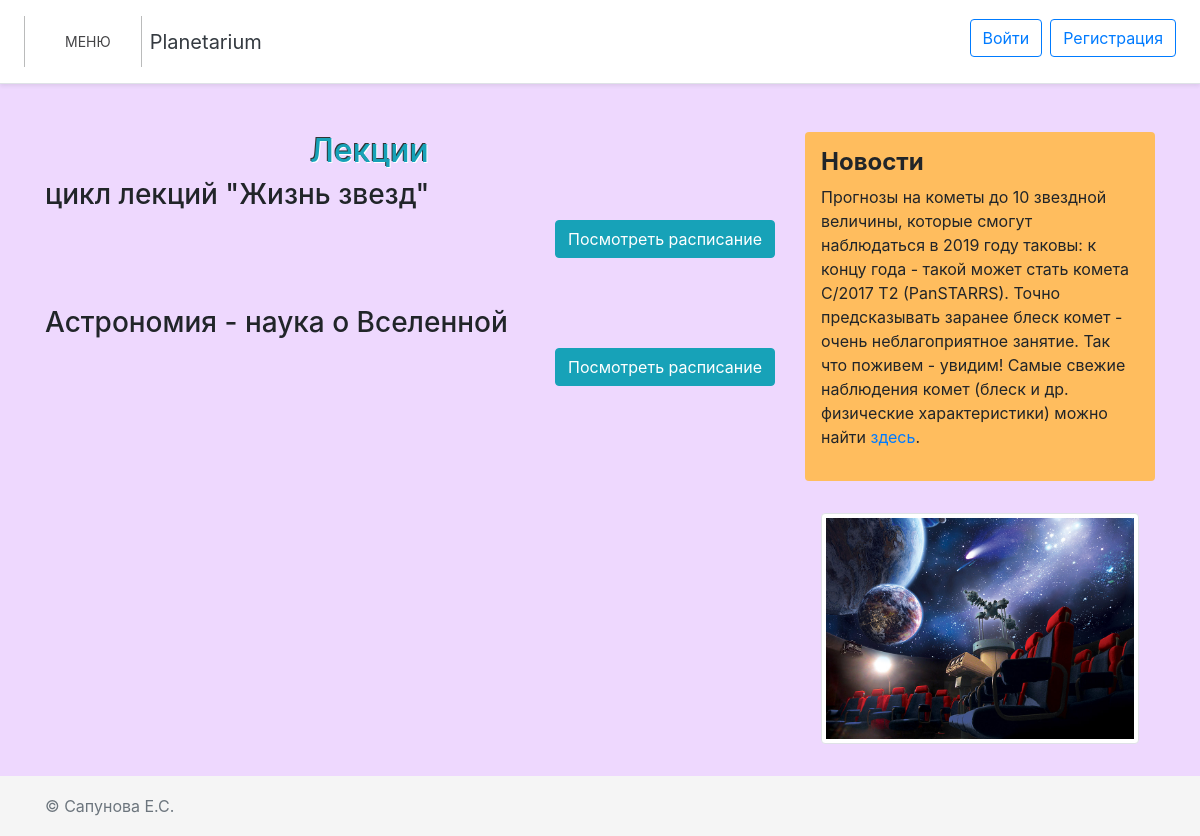
Page /events.php?id_type=1 on the committed database.
### tables this page shows
CREATE TABLE IF NOT EXISTS `event` (
  `id_event` int(11) NOT NULL AUTO_INCREMENT COMMENT 'id мероприятия',
  `id_event_type` int(11) NOT NULL COMMENT 'id типа мероприятия',
  `name_event` varchar(50) NOT NULL COMMENT 'Название мероприятия',
  PRIMARY KEY (`id_event`),
  UNIQUE KEY `id_event` (`id_event`),
  UNIQUE KEY `id_event_2` (`id_event`),
  KEY `id_event_type` (`id_event_type`)
);

### events.php (the view, shortened to what this page needs)
<!DOCTYPE html>
<html lang="ru">
<head>
  <?php
  require 'blocks/head.php'; ?>
</head>
<body>
  <?php require 'blocks/header.php'; ?>
  <main class="container mt-5">
    <div class="row">
      <div class="col-md-8 mb-3">
        <?php
        echo "<h2 class=\"mx-auto\" style=\"width: 200px;color: #17a2b8;text-shadow: #333 -1px -1px 0,
              #fff 1px 1px 0;\">";
        if($_GET['id_type']==1){
          echo"Лекции</h2>";
        }
          require_once 'mySQLconnect.php';
          $sql = 'SELECT `id_event`, `name_event`, `name_event_type`, event.id_event_type
          FROM `event`
          JOIN `event_type`
          ON event.id_event_type = event_type.id_event_type
          WHERE event.id_event_type = :id';
          $query = $pdo->prepare($sql);
          $query->execute(['id' => $_GET['id_type']]);
          echo "<ol class=\"raz1\">";
          while($row = $query->fetch(PDO::FETCH_OBJ)){
            echo "<li><h3>$row->name_event</h3>
            <a href='/schedule.php?id=$row->id_event' title='$row->name_event'>
            <span><button class='btn btn-info mb-5'>Посмотреть расписание</button>
            </span></a>";
          }
          echo "</ol>";
         ?>
      </div>
      <?php require 'blocks/aside.php'; ?>
    </div>
  </main>
  <?php require 'blocks/footer.php'; ?>
</body>
</html>

### css/main1.css (style rules this page uses)
body { background-color: rgb(238, 216, 254); }

### css/styleMenu.css (style rules this page uses)
.raz1 { margin: 0; padding: 0; overflow: auto; }
.raz1 li { clear: both; }
.raz1 span { float: right; white-space: nowrap; }

### rows in the picture
event: name_event "цикл лекций \"Жизнь звезд\""
event: name_event "Астрономия - наука о Вселенной"
